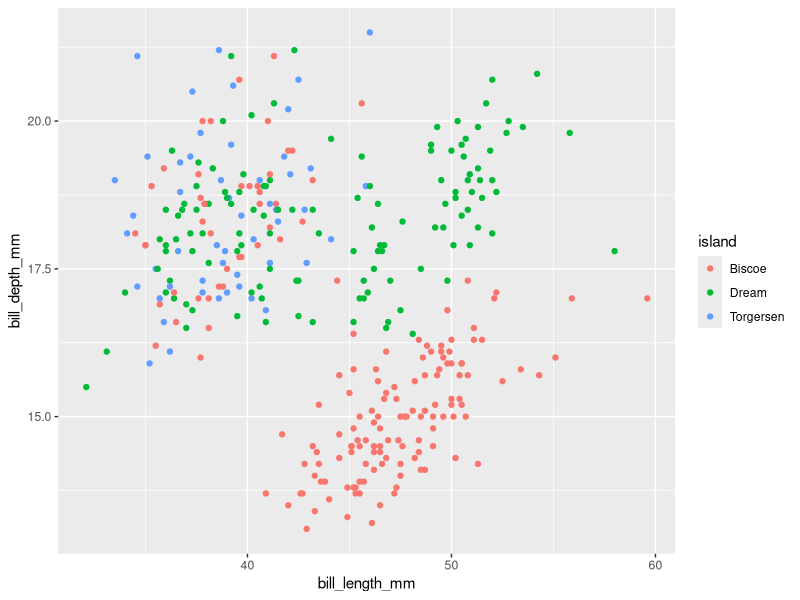
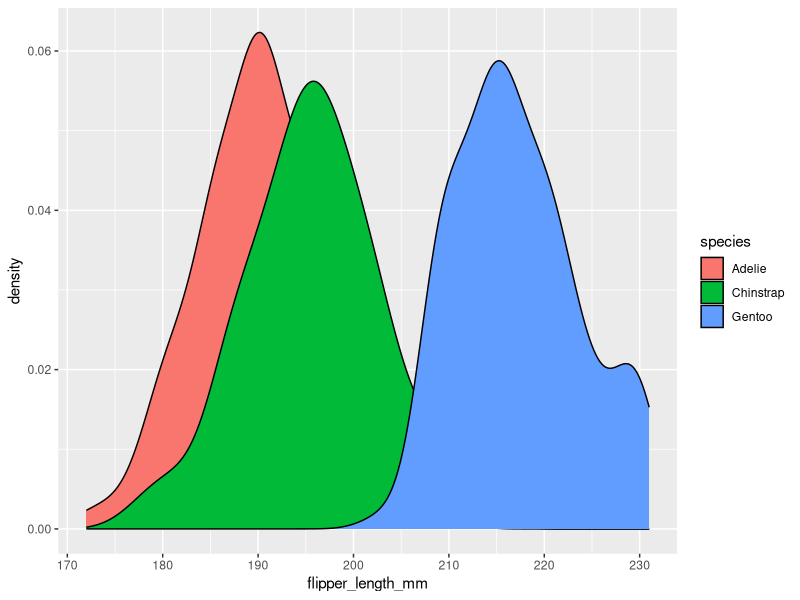

These figures' R source, in order:
## ---- chunk 1
library(palmerpenguins)
penguins
## ---- chunk 2
library(ggplot2)
ggplot(penguins, aes(x = bill_length_mm,
                     y = bill_depth_mm,
                     color = island)) +
  geom_point()
## ---- chunk 3
ggplot(penguins, aes(x = flipper_length_mm,
                     fill = species)) +
  geom_density()
